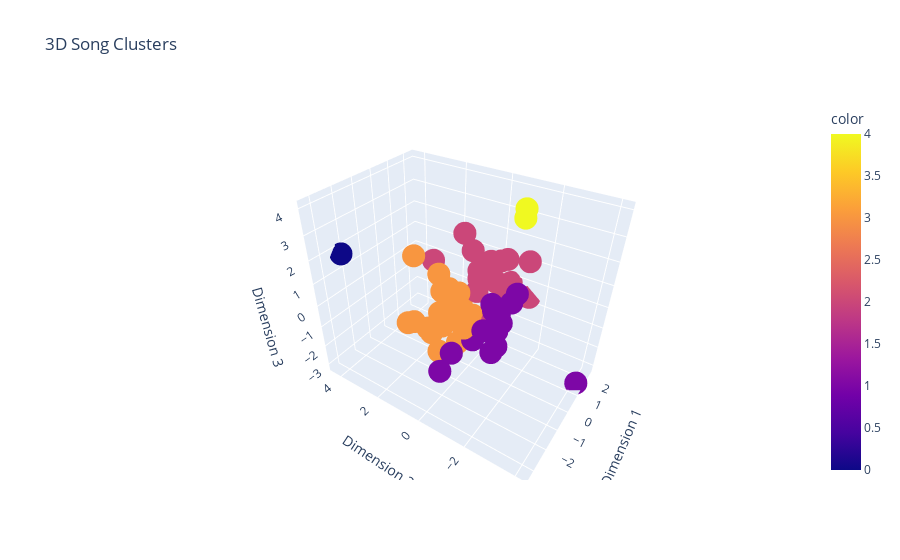

The notebook cell this image was saved under:
### Code cell
import plotly.express as px

# Create a 3D scatter plot with hover information
fig = px.scatter_3d(
    x=reduced_features[:, 0],
    y=reduced_features[:, 1],
    z=reduced_features[:, 2],
    color=df['cluster'],  # Color by cluster
    title="3D Song Clusters",
    labels={'x': 'Dimension 1', 'y': 'Dimension 2', 'z': 'Dimension 3'},
    hover_data={'name': df['name'], 'artist': df['artist']}  # Add song name and artist to hover
)

# Show interactive plot
fig.show()

### Figure 1 — Plotly figure (JSON) as saved in the notebook; plotly's stock layout.template omitted (floating-point values rounded to 4 significant figures)
{"data": [{"customdata": [["Levitating featuring Dababy", "Dua Lipa"], ["Break My Heart", "Dua Lipa"], ["Blinding Lights", "The Weeknd"], ["Mood", "24kGoldn"], ["Say So", "Doja Cat"], ["All I Want", "Olivia Rodrigo"], ["Drivers License", "Olivia Rodrigo"], ["Back To The Streets", "Saweetie ft Jhene Aiko"], ["Friends", "Justin Bieber"], ["Life Goes On", "BTS"], ["Party Girl", "StaySolidRocky"], ["Just for a Moment - From High School Musical", "Olivia Rodrigo"], ["Positions", "Ariana Grande"], ["pov", "Ariana Grande"], ["Heat Waves", "Glass Animals"], ["Without You", "The Kid Laroi"], ["Forever After All", "Luke Combs"], ["Go Crazy", "Chris Brown"], ["Astronaut in the Ocean", "Masked Wolf"], ["34+35", "Ariana Grande"], ["What You Know Bout Love", "Pop Smoke"], ["My Ex's Best Friend", "Machine Gun Kelly"], ["Forget Me Too Featuring Halsey", "Machine Gun Kelly"], ["Therefore I am", "Billie Eilish"], ["WAP", "Cardi B"], ["Stupid Love", "Lady Gaga"], ["Best Friend", "Saweetie"], ["Dakiti", "Bad Bunny"], ["Heartbreak Anniversary", "Giveon"], ["For the Night", "Pop Smoke"], ["ROCKSTAR featuring Roddy Rich", "Dababy"], ["you broke me first", "Tate McRae"], ["Holy featuring Chance the Rapper", "Justin Bieber"], ["Body", "Megan Thee Stallion"], ["r u ok", "Tate McRae"], ["Whoopty", "CJ"], ["Heather", "Conan Gray"], ["I Hope", "Gabby Barrett"], ["death bed (coffee for your head)", "Powfu"], ["cardigan", "Taylor Swift"], ["willow", "Taylor Swift"], ["Beat Box", "SpotemGottem"], ["Laugh Now Cry Later", "Drake"], ["Toosie Slide", "Drake"], ["Time Flies", "Drake"], ["Savage Love", "Jason Derulo"], ["Mr. Right Now feautring Drake", "21 Savage"], ["Dynamite", "BTS"], ["Don't Start Now", "Dua Lipa"], ["B.S", "Jhene Aiko"], ["P*$$Y Fairy", "Jhene Aiko"], ["Sativa", "Jhene Aiko"], ["Best Friend", "Saweetie"], ["Tap In", "Saweetie"], ["Lonely (with Benny Blanco)", "Justin Bieber"], ["Anyone", "Justin Bieber"], ["Yummy", "Justin Bieber"], ["Stuck with U (with Justin Bieber)", "Ariana Grande"], ["Blueberry Eyes", "Suga of BTS"], ["SO DONE", "The Kid Laroi"], ["GO  ", "The Kid Laroi"], ["bloody valentine", "Machine Gun Kelly"]], "hovertemplate": "Dimension 1=%{x}<br>Dimension 2=%{y}<br>Dimension 3=%{z}<br>name=%{customdata[0]}<br>artist=%{customdata[1]}<br>color=%{marker.color}<extra></extra>", "legendgroup": "", "marker": {"color": [2, 2, 2, 2, 2, 1, 3, 2, 4, 1, 3, 1, 2, 1, 3, 1, 1, 3, 2, 3, 3, 2, 2, 0, 3, 2, 2, 3, 1, 3, 3, 1, 3, 3, 1, 3, 1, 1, 3, 1, 1, 3, 3, 3, 3, 3, 3, 2, 2, 3, 3, 4, 2, 2, 3, 1, 3, 1, 2, 1, 2, 2], "coloraxis": "coloraxis", "symbol": "circle"}, "mode": "markers", "name": "", "scene": "scene", "showlegend": false, "type": "scatter3d", "x": [2.137, 1.708, 1.045, 1.256, 1.241, -0.5789, -2.638, 2.037, 2.294, 1.189, -2.623, -0.1499, 1.053, -0.3868, -1.459, -0.83, 1.384, -0.7605, 0.7171, 1.078, -1.812, 1.326, 2.28, -2.254, 0.1646, 2.241, 2.229, -1.583, -1.92, 0.3445, -0.15, -2.954, 0.02729, 0.1646, 0.3291, -0.1465, -2.044, -0.03736, -2.35, -1.282, -2.674, 0.6276, -0.7137, -1.625, 0.1558, -0.7518, 0.8289, 1.8, 1.888, -2.204, -1.053, 0.6138, 2.229, 0.9822, -3.335, -0.4347, -0.5898, -0.4876, 1.791, -0.83, 1.08, 2.416], "y": [0.4305, -0.264, -0.9848, -0.0464, 1.163, -1.577, -0.3104, 0.4985, -0.8222, -1.305, 0.0003345, -1.266, -0.4131, -1.335, 1.569, -0.5837, -4.149, 0.1516, 0.2052, 1.134, 1.691, 0.15, -0.5076, 4.367, 2.252, -0.2831, 0.9849, 0.2836, -1.931, 1.274, 1.286, -0.5598, 1.526, 2.252, -1.492, 0.4804, -2.153, -0.8754, -0.7355, -1.236, -0.839, 0.6629, 0.1579, 0.7954, 1.642, -0.3161, 0.404, 0.7676, 1.135, -0.02807, -0.3121, -1.548, 0.9849, 2.485, 0.1605, -0.3616, 0.225, -1.19, -0.1008, -0.5837, -1.703, -1.305], "z": [0.3988, 1.064, -0.03275, 1.202, 2.055, 0.07938, -0.3517, 0.01314, 2.822, 0.1986, 0.3251, 0.01311, -1.448, -0.547, 2.244, -1.016, -3.136, -0.1841, -0.006759, -1.283, -0.5712, 0.2944, -0.1806, 1.769, -2.474, 0.868, -0.5331, -0.2313, -0.1113, -0.08291, 0.076, -0.9131, -1.209, -2.474, 0.3829, -0.8503, 0.373, 0.2858, 1.916, 0.0612, -0.1372, -1.868, -1.613, -0.5709, 0.5807, -0.4794, -1.362, 0.1833, 0.9766, 0.4557, -0.4144, 4.049, -0.5331, 0.5048, 1.211, -0.9509, 0.6873, 0.4079, -0.07299, -1.016, 1.85, -0.6935]}], "layout": {"autosize": true, "coloraxis": {"colorbar": {"title": {"text": "color"}}, "colorscale": [[0, "#0d0887"], [0.1111, "#46039f"], [0.2222, "#7201a8"], [0.3333, "#9c179e"], [0.4444, "#bd3786"], [0.5556, "#d8576b"], [0.6667, "#ed7953"], [0.7778, "#fb9f3a"], [0.8889, "#fdca26"], [1, "#f0f921"]]}, "legend": {"tracegroupgap": 0}, "scene": {"aspectmode": "auto", "aspectratio": {"x": 0.8146, "y": 1.206, "z": 1.018}, "camera": {"center": {"x": 0.02933, "y": 0.139, "z": -0.02996}, "eye": {"x": -1.562, "y": -0.9519, "z": 1.336}, "projection": {"type": "perspective"}, "up": {"x": 0, "y": 0, "z": 1}}, "domain": {"x": [0, 1], "y": [0, 1]}, "xaxis": {"title": {"text": "Dimension 1"}, "type": "linear"}, "yaxis": {"title": {"text": "Dimension 2"}, "type": "linear"}, "zaxis": {"title": {"text": "Dimension 3"}, "type": "linear"}}, "title": {"text": "3D Song Clusters"}}}
